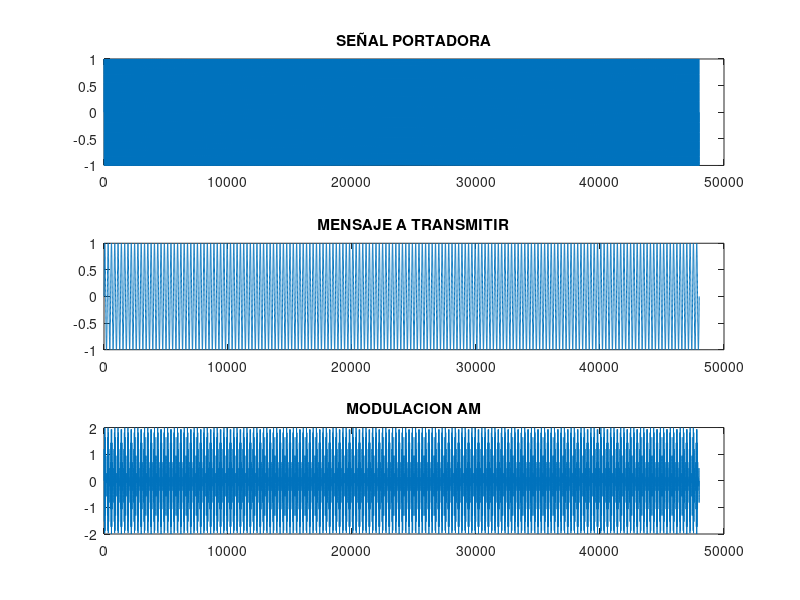
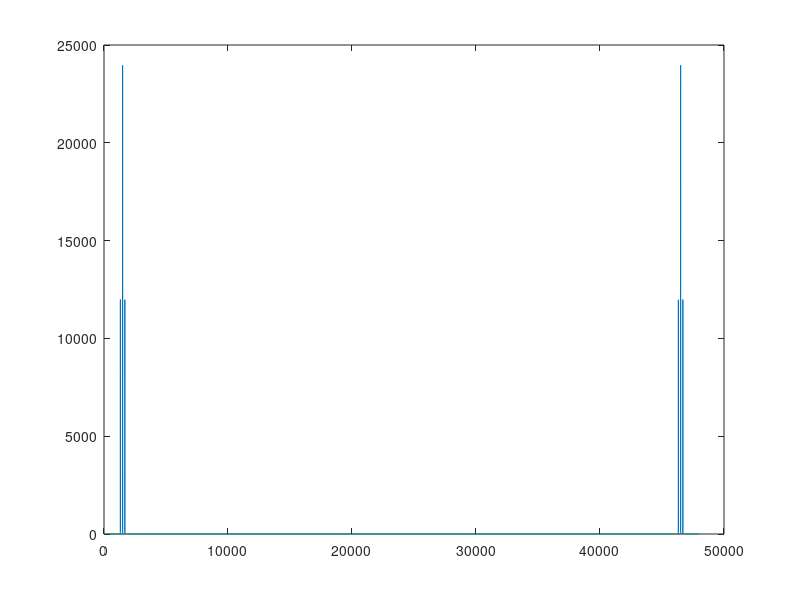

Reproduce these figures in MATLAB, in order.
%MODULACION DE AMPLITUD
%La modulacion en amplitud (AM) funciona mediante la variacion de la
%amplitud de la señal transmitida en relacion con informaci´'on que se
%envía. 

clear;
close all;
clc; 

%Portadora(frecuencias alta)
%mensaje(?espefica)

Fp=1500; %Frecuencia portadora(mas alta)
Fm = 180; %Frecuencia del mensaje(mas baja)
Ap = 1; %Amplitud portadora
Am = 1; %Amplitud mensaje 
Ts = 1/(32*Fp); %Periodo
Fs = 1/Ts; %Frecuencia de muestreo 
t=linspace(0,1,Fs); %Vector espaciado linealmente 

%Creamos cada una de las señales
Pt=Ap*sin(2*pi*Fp*t);
Mt=Am*sin(2*pi*Fm*t);

%Creamos la modulacion 
AM = (Mt+Ap).*Pt;

figure(1);
subplot (3,1,1), plot(Pt); title("SEÑAL PORTADORA");
subplot (3,1,2), plot(Mt); title("MENSAJE A TRANSMITIR");
subplot (3,1,3), plot(AM); title("MODULACION AM");


AMT = fft(AM);
figure(2);
plot(abs(AMT));